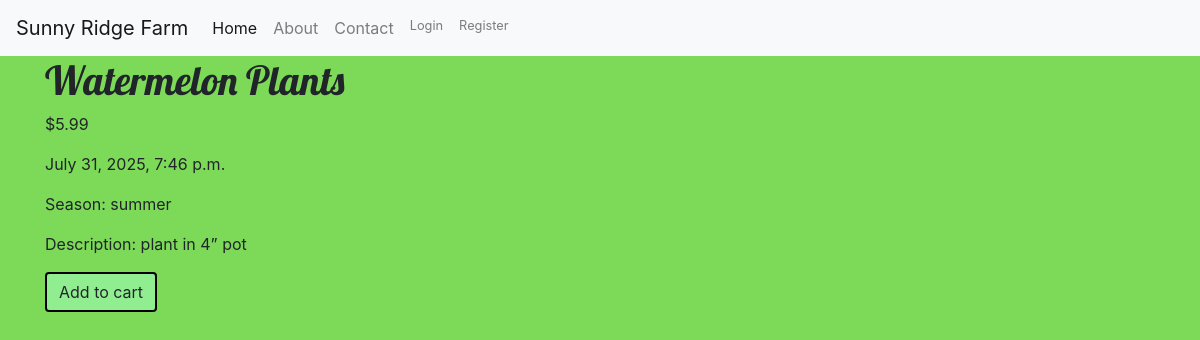
The page /item/5/ on the database its author committed.
### myapp/models.py (models this page shows, shortened)
class Add_Item(models.Model):
	seasons = [
		("spring", "Spring"),
		("summer", "Summer"),
		("fall", "Fall"),
		("winter", "Winter")
	]
	author = models.ForeignKey(settings.AUTH_USER_MODEL, on_delete=models.CASCADE)
	listing_name = models.CharField(max_length=200)
	listing_description = models.TextField()
	created_on = models.DateTimeField(default=timezone.now)
	price = models.DecimalField(max_digits=10, decimal_places=2)
	season = models.CharField(max_length=10, choices=seasons, default='summer')

### myapp/views.py (the view)
# urls.py: path('item/<int:pk>/', views.item_detail, name='item_detail'),
def item_detail(request, pk):
	item = get_object_or_404(Add_Item, pk=pk)
	return render(request, 'item_detail.html', {'item': item})

### myapp/templates/item_detail.html (shortened to what this page needs)
{% extends "base.html" %} {% block title %} Home Page {% endblock %}
{% block content %}
<div class="w3-container">
    <h1> {{ item.listing_name }} </h1>
    <p> ${{ item.price }} </p>
    <p> {{ item.created_on }} </p>
    <p> Season: {{ item.season }}</p>
    <p> Description: {{ item.listing_description }} </p>
    <form method="post" action="{% url 'add_to_cart' item.id %}">
        <button type="submit" class="cart btn">Add to cart</button>
    </form>
</div>
{% endblock %}

### myapp/static/css/stylesheet.css (style rules this page uses)
body { background-color: #7DDA58; }
h1, h2 { font-family: 'Lobster', cursive; }
.btn { border: 2px solid black; background-color: lightgreen; }

### rows shown on the page
Add_Item: listing_name "Watermelon Plants", price "5.99", created_on "July 31, 2025, 7:46 p.m.", season "summer", listing_description "plant in 4” pot"
